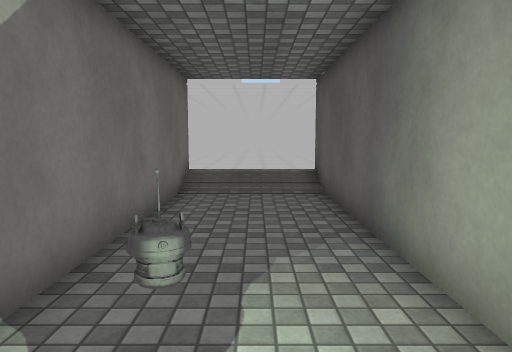
[1] (above)

19 first-person views from a walk through a Unity game level. The camera is 1.4 m above the floor, tilts 6° down and sees 70° across. The floor is counted in squares, 0.9 m on a side. Each view is taken from the middle of a square. On the plan, view 1 faces up. The plan holds only what a view shows up to about 17 squares ahead; the rest is blank. The place goes on beyond the plan. The player is left out. Door leaves are left out, so doorways stand open. Some surface patterns are stand-ins.

[2]
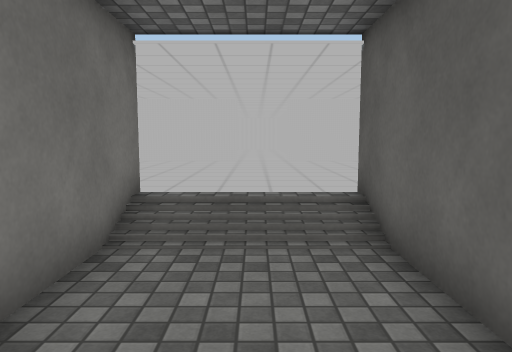

[3]
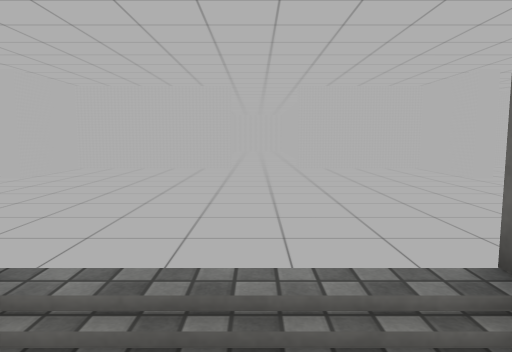

[4]
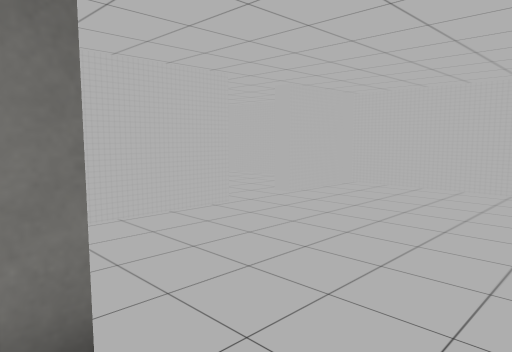

[5]
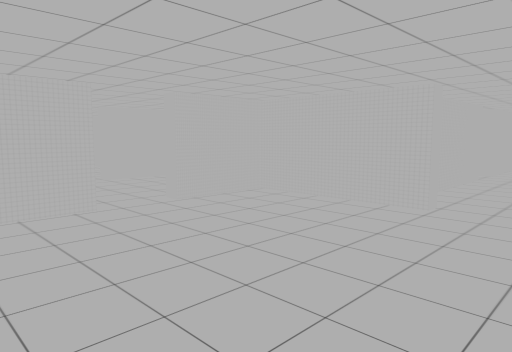

[6]
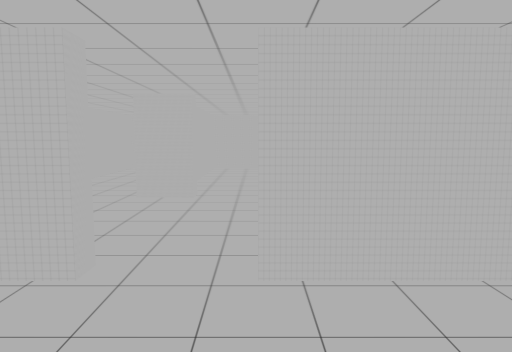

[7]
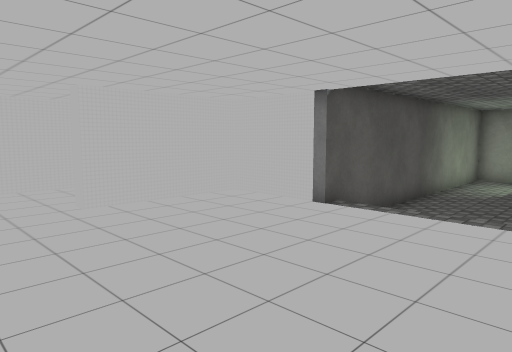

[8]
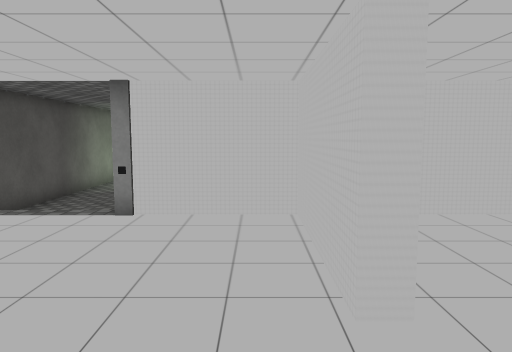

[9]
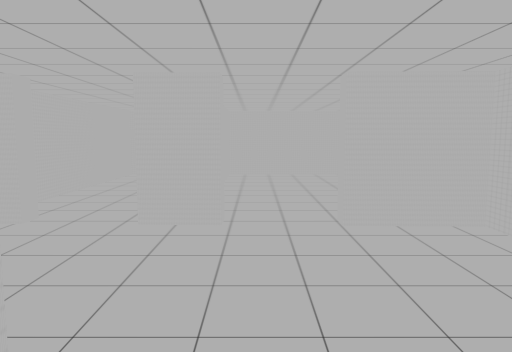

[10]
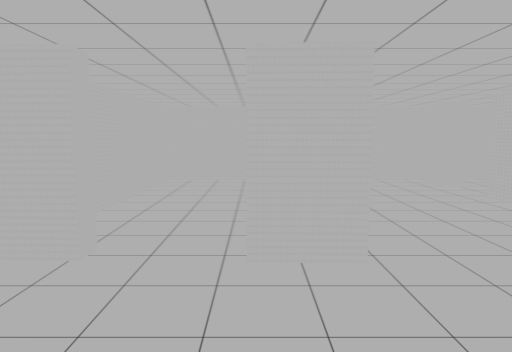

[11]
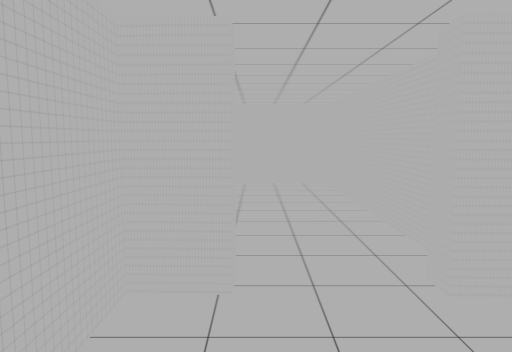

[12]
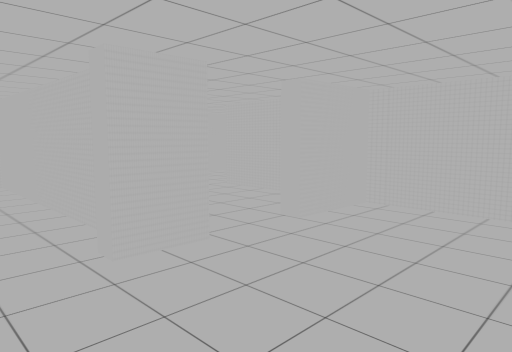

[13]
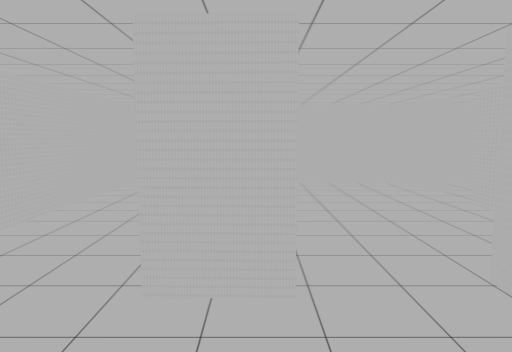

[14]
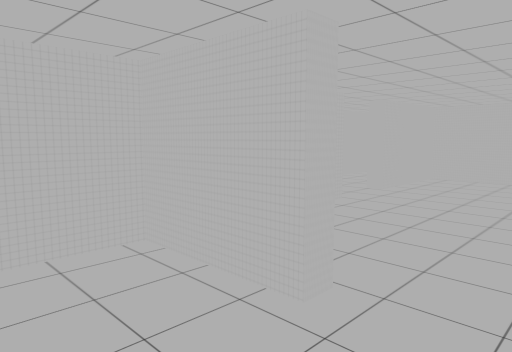

[15]
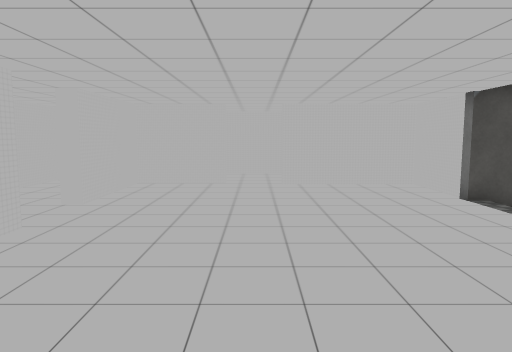

[16]
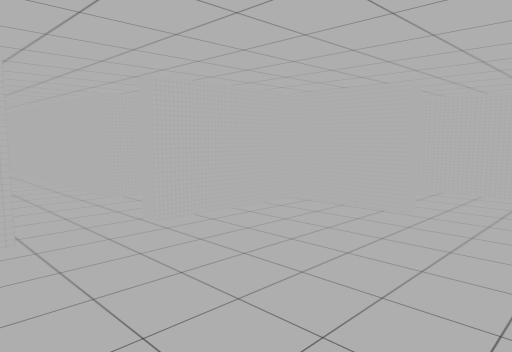

[17]
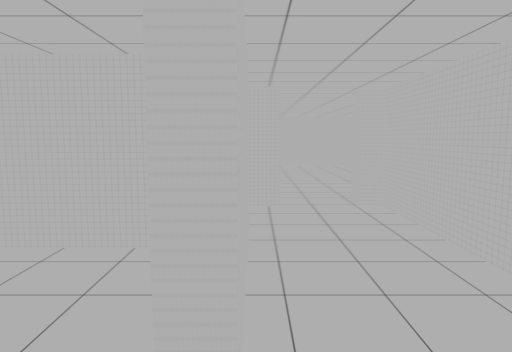

[18]
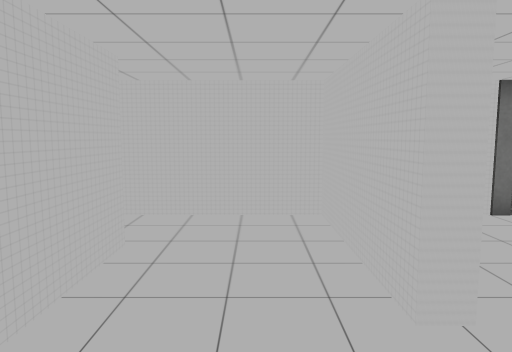

[19]
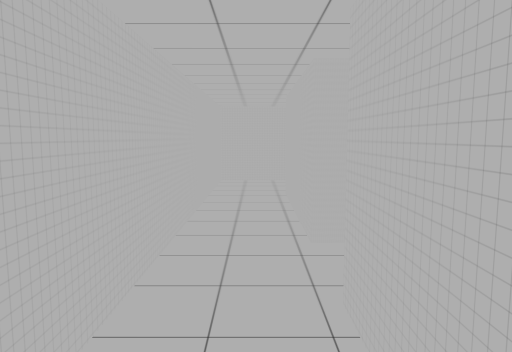

### Floor plan
Key: @ floor where view 1 was taken; # wall or solid block; . main floor; - floor 0.5 m lower than the main floor; / step, stairs or slope; D open door.
Columns run from 21 left of view 1 to 19 right of it. Each row starts with its distance up from view 1.
 33                    #   #     ...
 32                    #   #    ....
 31                    #. .#    ....
 30                    D. .#    ....
 29                    D. .#    ...
 28                    #. .#    ...
 27                    #...#    ...
 26                    #...#    ...
 25                    #...#####DD#
 24 #.                 #........DD#
 23 #..                 ...... ...#
 22 #...                .....  ...#
 21 ###DD### ############DD#####..#
 20 #........#.....#...........#..#
 19 #........#.....#...........#..#
 18 #........D.....D..........D#..#
 17 #........D.....D..........DD..#
 16 ##########.....D..........D...#
 15 #........#.....#..........#...#
 14 #........D.....#..........#...#####DD###
 13 #........D.....#..........#...........  .
 12 #........#.... #..#DDDDD..#...........
 11 ######## ##### #####///################
 10                    #---#
  9                    #---#
  8                    #---#
  7                    #---#
  6                    #---#
  5                    #---#
  4                    #---#
  3                    #---#
  2                     ---#
  1                      --#
  0                      @-#
 -1                       ##

Where each view was taken, in squares from view 1:
view 1: 0 up, 0 right, facing up
view 2: 5 up, 0 right, facing up
view 3: 9 up, 0 right, facing up
view 4: 11 up, 0 right, facing up-left
view 5: 13 up, 2 right, facing up-left
view 6: 18 up, 2 left, facing left
view 7: 19 up, 3 left, facing down-right
view 8: 19 up, 5 left, facing down
view 9: 17 up, 5 left, facing left
view 10: 15 up, 7 left, facing left
view 11: 13 up, 8 left, facing left
view 12: 13 up, 7 left, facing up-left
view 13: 16 up, 8 left, facing left
view 14: 16 up, 9 left, facing up-right
view 15: 17 up, 7 left, facing right
view 16: 15 up, 2 left, facing up-right
view 17: 16 up, 6 right, facing up
view 18: 19 up, 7 right, facing down
view 19: 13 up, 19 right, facing left
